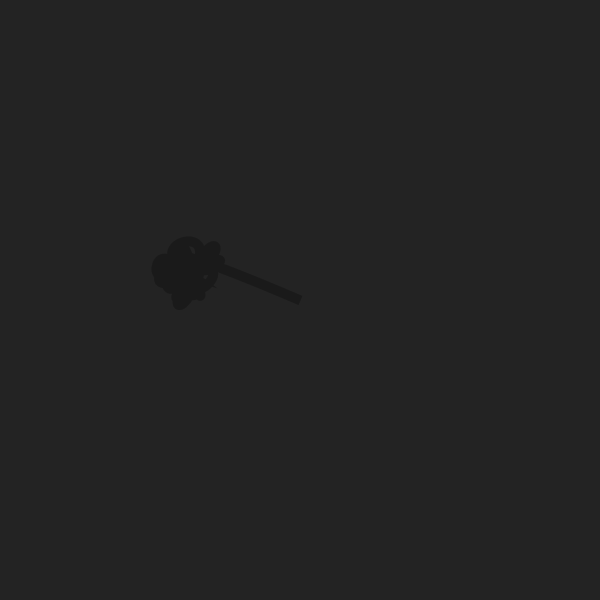
Frame 1 (no input)
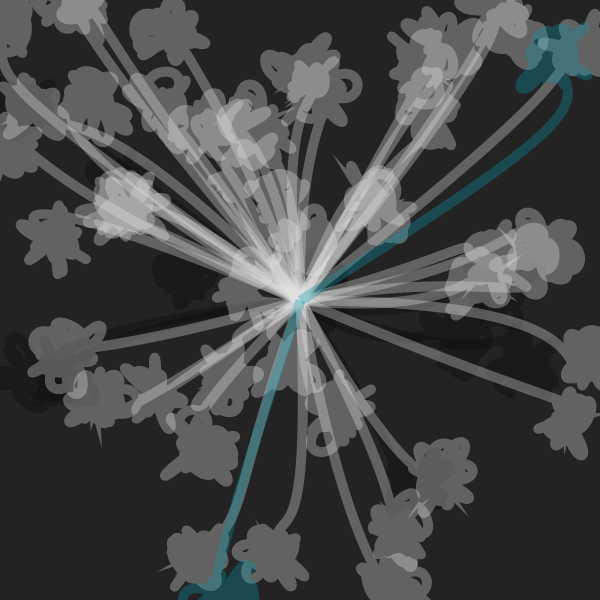
Frame 60 (the mouse pressed at the canvas centre just before this capture)
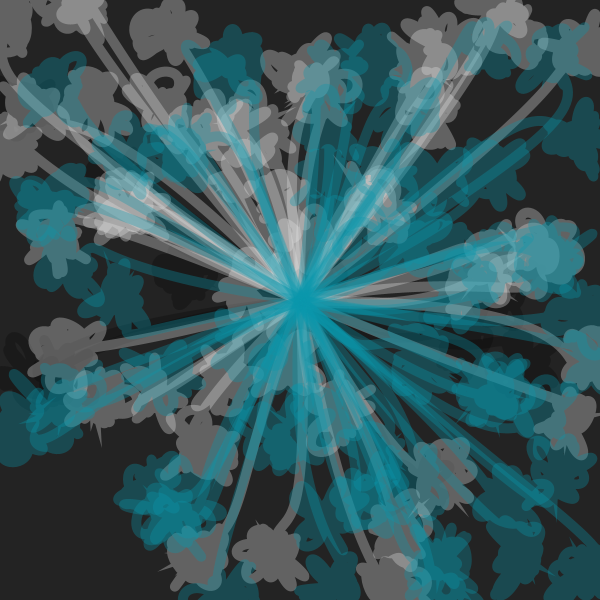
Frame 120 (the mouse held since frame 60 and released just before this capture)

The Processing sketch that drew these frames (run headless with seeded random() and noise(); from frame 60 on, the mouse is pressed at the canvas centre):

// Processing sketch: bouquetfull
// ── bouquetfull.pde
int SIZE;
Scribbler s1, s2,s3;
int baset, tvar;
int SW;

void mousePressed(){
  background(color(0,100,100, 1));
}

class Scribbler {
  float x1, y1, x2,y2;
  int slope;
  int r;
  color c;
  int tr;
  color[] colours;
  int cindex;

  Scribbler(float x1, float y1, int r, int s) {
    this.x1 = 0;
    this.y1 = y1;
    this.slope = s;
    this.r = r;
    this.tr = baset + int(random(-tvar, tvar));
    this.colours = new color[] {color(10),color(225), color(10,150,170)};
    this.cindex = 0;
    getNextColour();
  }
  
  void getNextColour(){
    c = colours[cindex++%colours.length];
  }
  void move(){
    x2 = random(0, SIZE);

    y2 = y1 + random(-r,r);
    
    if(random(100)>99){
      //x1 = SIZE - x1;
            getNextColour();
      
      
    }

    if(y2 >= SIZE || y2 <= 0){
      y2 = random(0, SIZE);
    }
  }
  
  void scribble() {
    
    tr = baset + int(random(-tvar, tvar));
      
    stroke(c, tr);
    move();
    drawSwoosh(SIZE*0.5, SIZE*0.5);
    //fill(35);
    //noStroke();
    //triangle(0.0,0.0,SIZE*0.5,0.0, 0.0, SIZE*0.5);
    //triangle(SIZE/2,0,SIZE,0,SIZE,SIZE/2);
    //triangle(0,SIZE,SIZE/2,SIZE,0,SIZE/2);
    //triangle(SIZE,SIZE/2,SIZE/2,SIZE,SIZE,SIZE);
    //noFill();
  }
  void drawMark(float x, float y){
    int s = 5;
    ellipse(x, y, s, s);
  }
  
  void drawSwoosh(float x, float y){
noFill();
    float n = 10.0;    
    //float x= x1+random(-r,r);
    //float y=y1+random(-r,r);

//    beginShape();
//    vertex(x,y);
//
//    for(int i = 0; i < n; i++){
//      bezierVertex(x, y, x1+ ((1+i)*(x2-x1)/(n*2)), y1 + ((1+i)*(y2-y1)/(2*n)), x1 + ((1+i)*(x2-x1)/n), y1 + ((1+i)*(y2-y1)/n));
//    }
//    endShape();
//    
      //int r = 100;
      x1 = random(SIZE);
      y1 = random(SIZE);
   beginShape();
 
  vertex(x, y);
      for(int i = 0; i < n; i++){
    bezierVertex(getPoint(x1,r), getPoint(y1,r),getPoint(x1,r), getPoint(y1,r),x1,y1);
  }     for(int i = 0; i < n; i++){

  
    bezierVertex(getPoint(x1,r), getPoint(y1,r),getPoint(x1,r), getPoint(y1,r),x1, y1);
    }
    
  
    endShape();


    y1 = y2;
  }
  
  int getPoint(float c, int r){
  return int(c) + int(random(0-r,r));
}
   void drawLine(){

    float n = 10.0;    
    for(int i = 0; i < n; i++){
      line(x1, y1, x1 + ((1+i)*(x2-x1)/n), y1);
    }
    y1 = y2;
  }
  
  void drawX(float x, float y){
    line(x-slope,y+slope,x+slope,y-slope);
    line(x-slope, y-slope, x+slope, y+slope);
  }
}


void setup() {
  SW = 10;
  SIZE = 600;
  strokeCap(SQUARE);
  surface.setSize(SIZE, SIZE);
  background(35);

  //background(color(0,100,100, 1));
  strokeWeight(SW);
  baset = 85;
  tvar = 0;
  s2 = new Scribbler(random(SIZE), random(SIZE), 60, 5);

}

void draw() {
    //s1.scribble();
    s2.scribble();
    //s3.scribble();

}
